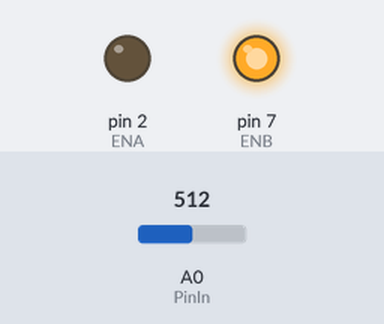
A sketch run on a simulated Arduino Uno, built with avr-gcc and run on an emulated ATmega328P. Parts: output pins drawn as LEDs (lit = HIGH). Inputs (shaded band) come from the test bench; at power-on: A0 (PinIn) = 512.

Above: at 1.2 s.
1.3 s: A0 (PinIn) set to 29
4.2 s: A0 (PinIn) set to 25
At 6.2 s:
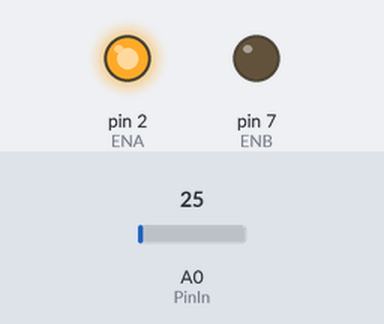
6.9 s: A0 (PinIn) set to 45
At 9.3 s:
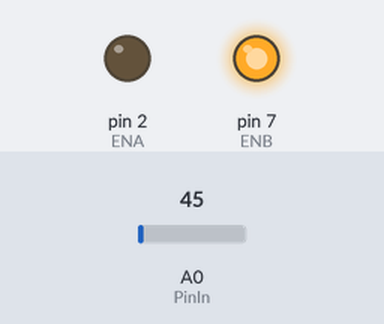
9.9 s: A0 (PinIn) set to 0
At 10.3 s:
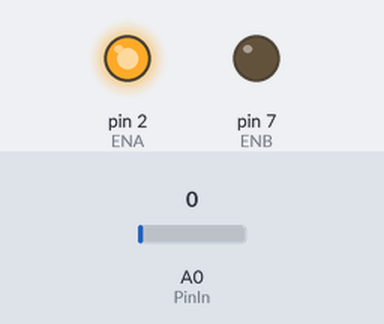
Timing chart, 0 to 14.6 s (numbered marks = the images above; inputs shaded):
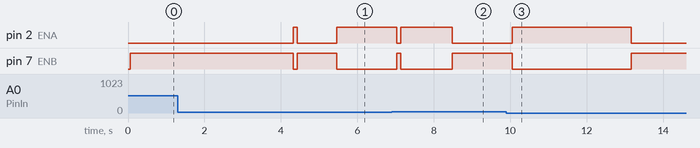

Measured:
- the behaviour switches between 27 and 26 on A0 (PinIn) (found by bisection; images 0 and 1)
- after the input at 1.3 s, every drawn part: stays the same
- after the input at 4.2 s, pin 2 (ENA): LOW → HIGH after 0.12 s, → LOW 0.10 s later, → HIGH 1.0 s later; pin 7 (ENB): HIGH → LOW after 0.12 s, → HIGH 0.10 s later, → LOW 1.0 s later
- after the input at 6.9 s, pin 2 (ENA): HIGH → LOW after 0.13 s, → HIGH 0.10 s later, → LOW 1.4 s later; pin 7 (ENB): LOW → HIGH after 0.13 s, → LOW 0.10 s later, → HIGH 1.4 s later
- after the input at 9.9 s, pin 2 (ENA): LOW → HIGH after 0.15 s, → LOW 3.1 s later; pin 7 (ENB): HIGH → LOW after 0.15 s, → HIGH 3.1 s later

The sketch:

sketch_dec09a.ino
```cpp
#include <PID_v1.h>

#define PinIn A0
#define ENA 2
#define IN1 3
#define IN2 4
#define IN3 5
#define IN4 6
#define ENB 7
#define jpulse 0

//Define Variables we'll be connecting to
double Setpoint, Input, Output;
double Kp = 2, Ki = 5, Kd = 1;
double RawInput, RawV = 0;
int lval, rval, LCD_pos;
PID myPID(&Input, &Output, &Setpoint, Kp, Ki, Kd, DIRECT);

void setup()
{
  //initialize the variables we're linked to
  Input = analogRead(PinIn);
  Setpoint = 2.25;

  //turn the PID on
  myPID.SetMode(AUTOMATIC);
}

void trace()
{
  RawInput = analogRead(PinIn);
  RawV =  RawInput * (5.0 / 1023.0);
  LCD_pos = ((RawV / 4.5) * 70);
  delay(50);
  Input = LCD_pos ;
  myPID.Compute();
  Serial.print("raw input value is=");
  Serial.println(RawInput);
  Serial.print("raw input voltage is=");
  Serial.println(RawV);
  Serial.print("LCD position is=");
  Serial.println(LCD_pos);
  Serial.print("right rpm is=");
  Serial.println(rval);
  Serial.print("left rpm is=");
  Serial.println(rval);
}

void loop()
{
  trace();
  if (Output<35)
  {
    rval = map(Output, 0, 35, 55, 255);
    analogWrite(ENA, rval);
    lval=255-rval;
    analogWrite(ENB, lval);
    digitalWrite(IN1, HIGH);
    digitalWrite(IN3, HIGH);
    digitalWrite(IN2, LOW);
    digitalWrite(IN4, LOW);
  }
  if (Output>35)
  {
    lval = map(Output, 35, 70, 55, 255);
    analogWrite(ENB, lval);
    rval=255-lval;
    analogWrite(ENA, rval);
    digitalWrite(IN1, HIGH);
    digitalWrite(IN3, HIGH);
    digitalWrite(IN2, LOW);
    digitalWrite(IN4, LOW);
  }
  if (Output==35 && digitalRead(jpulse)==0)
  {
     analogWrite(ENB, 255);
    analogWrite(ENA, 255);
    digitalWrite(IN1, HIGH);
    digitalWrite(IN3, HIGH);
    digitalWrite(IN2, LOW);
    digitalWrite(IN4, LOW);
  }
   if (Output==35 && digitalRead(jpulse)!=0)
  {
     analogWrite(ENB, 255);
    analogWrite(ENA, 255);
    digitalWrite(IN1, HIGH);
    digitalWrite(IN3, LOW);
    digitalWrite(IN2, LOW);
    digitalWrite(IN4, HIGH);
  }
}
```
